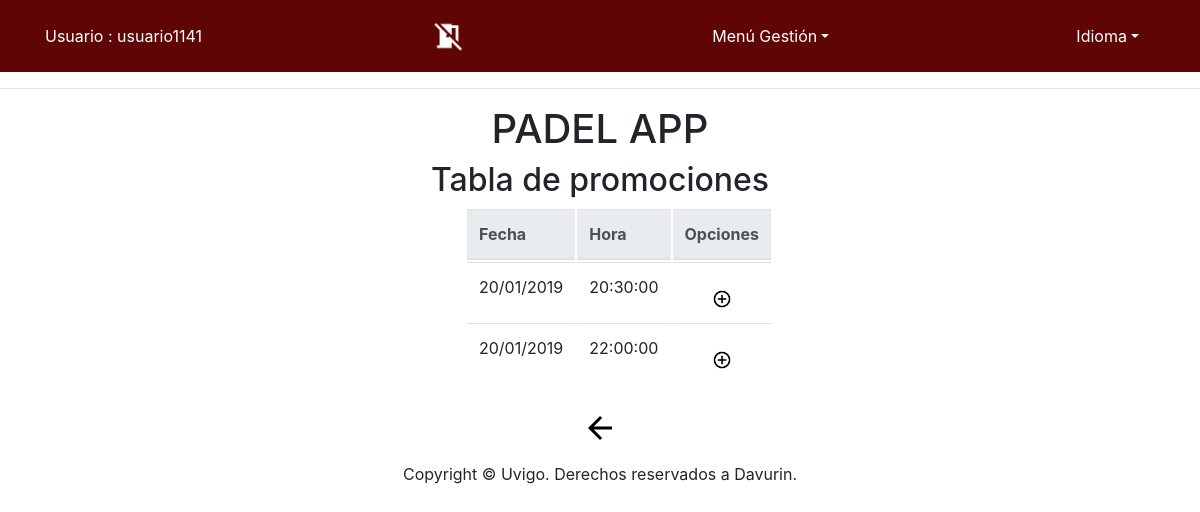
The page /app/Controllers/PROM_CONTROLLER.php (signed in) on the database its author committed.
### tables this page shows
CREATE TABLE IF NOT EXISTS `Promociones` (
  `Fecha` DATE NOT NULL,
  `Hora` TIME NOT NULL,
  PRIMARY KEY (`Fecha`, `Hora`));

### app/Models/PROM_MODEL.php (called while the page is built, shortened)
<?php
class PROM_MODEL{
	var	$fecha;
	var	$hora;
	var $mysqli;
	function __construct($fecha,$hora) {
		$this->fecha = $fecha;
        $this->hora=$hora;
		include_once '../Functions/BdAdmin.php';
		$this->mysqli = ConectarBD();
	}
	function SEARCH() {
		$sql = "select
					Hora,
					Fecha
       			from promociones
    			where
    				(
                    (BINARY Fecha LIKE '%$this->fecha%') &&
    				(BINARY Hora LIKE '%$this->hora%')
    				)";
		if ( !( $resultado = $this->mysqli->query( $sql ) ) ) {
			return 'Error en la consulta sobre la base de datos';
		} else {
			return $resultado;
		}
	}
}
?>

### app/Functions/BdAdmin.php (called while the page is built, shortened)
<?php
function ConectarBD()
{
	    $mysqli = new mysqli("localhost", "user", "pass", "abpbase");
		return $mysqli;
}
?>

### app/Views/PROMOCION/PROM_SHOWALL_View.php (the view, shortened to what this page needs)
<?php
class PROM_SHOWALL {
	function __construct( $lista, $datos) {
		$this->lista = $lista;
		$this->datos = $datos;
		$this->render($this->lista,$this->datos);
	}
	function render($lista,$datos){
		$this->datos = $datos;
	include '../Views/Header.php';
?>
		<div class="seccion" align="center">
			<h2>
				<?php echo $strings['Tabla de promociones'];?>
			</h2>
			<div class="col-md-3">
			<table class="table">
				<thead class="thead-light">
				<tr>
<?php
					foreach ( $lista as $atributo ) {
?>
						<th>
							<?php echo $strings[$atributo]?>
						</th>
<?php
					}
?>
					<th>
						<?php echo $strings['Opciones']?>
					</th>
				</tr>
<?php
				while ( $fila = mysqli_fetch_array( $this->datos ) ) {
?>
				<tr>
<?php
					foreach ( $lista as $atributo ) {
?>
					<td>
<?php
 				if($atributo == 'Fecha'){
					echo date( "d/m/Y", strtotime( $fila[ $atributo ] ) );
				}else{
							echo $fila[ $atributo ];
				}
?>
					</td>
<?php
					}
					if($_SESSION['tipo'] == 'Admin'){
?>
					<td align="center">
						<form action="../Controllers/PROM_CONTROLLER.php" method="get" style="display:inline" >
							<input type="hidden" name="Fecha" value="<?php echo $fila['Fecha']; ?>">
							<input type="hidden" name="Hora" value="<?php echo $fila['Hora']; ?>">
								<button id ="buttonBien" type="submit" name="action" value="DELETE" ><img src="../Views/icon/delete_big.png" alt="<?php echo $strings['Eliminar']?>" width="20" height="20" /></button>
								<button id ="buttonBien" type="submit" name="action" value="SHOWCURRENT" ><img src="../Views/icon/verdetalles_2.jpg" alt="<?php echo $strings['Ver en detalle']?>" width="20" height="20"/></button>
						</form>
<?php
					}else{
?>
						<td align="center">
						<form action="../Controllers/INSPROM_CONTROLLER.php" method="get" style="display:inline" >
								<button id ="buttonBien" type="submit" name="action" value="INSCRIPCION" ><img src="../Views/icon/add_big.png" alt="<?php echo $strings['Añadir']?>" width="20" height="20"/></button>
						</form>
<?php
				}
?>
				</tr>
<?php
					   }
?>
				</thead>
			</table>
			</div>
			<form action='../Controllers/DEFAULT_CONTROLLER.php' method="post">
				<button id ="buttonBien" type="submit"><img src="../Views/icon/back_big2.png" alt="<?php echo $strings['Atras']?>" /></button>
			</form>
		</div>
<?php
		include '../Views/Footer.php';
		}
	}
?>

### rows shown on the page
promociones: Fecha "20/01/2019", Hora "20:30:00"
promociones: Fecha "20/01/2019", Hora "22:00:00"

### other values the page prints
$strings['Usuario'] "Usuario"
$_SESSION['login'] "usuario1141"
$strings['menuGestion'] "Menú Gestión"
$strings['idioma'] "Idioma"
$strings['Tabla de promociones'] "Tabla de promociones"
$strings[$atributo] "Fecha"
$strings[$atributo] "Hora"
$strings['Opciones'] "Opciones"
